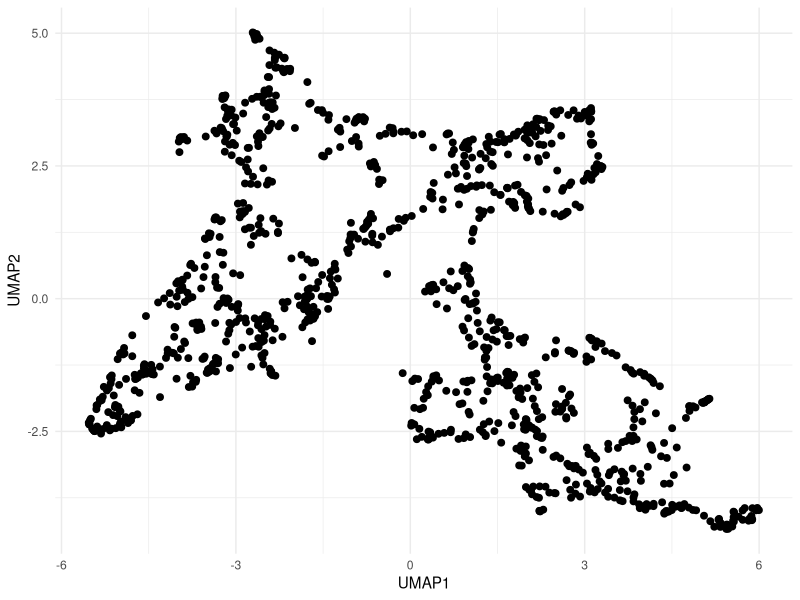
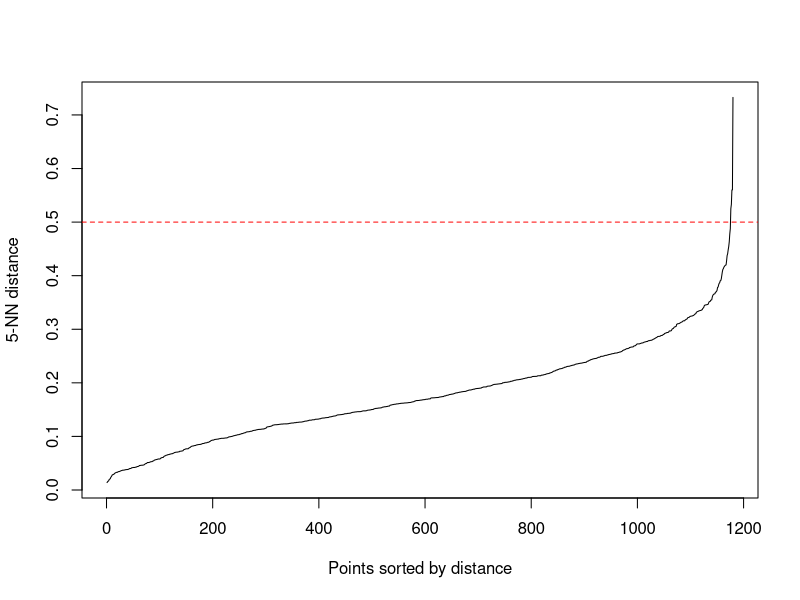
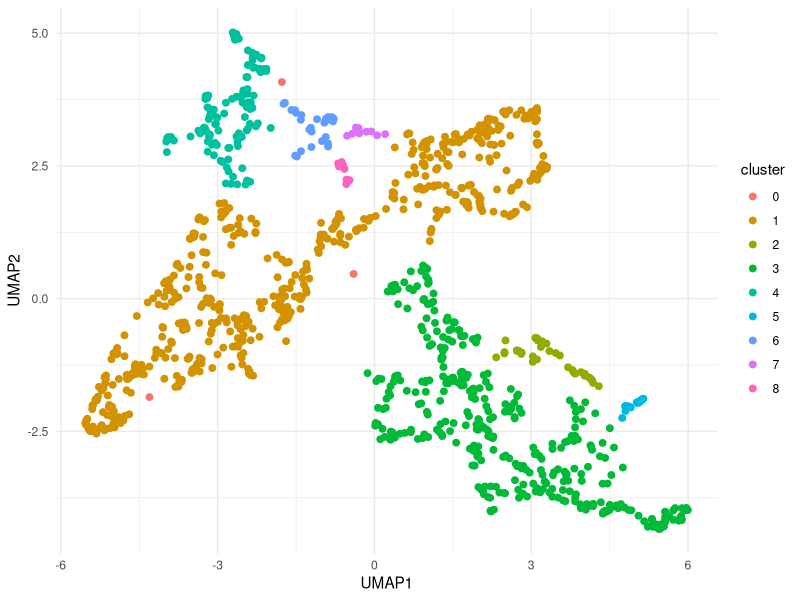
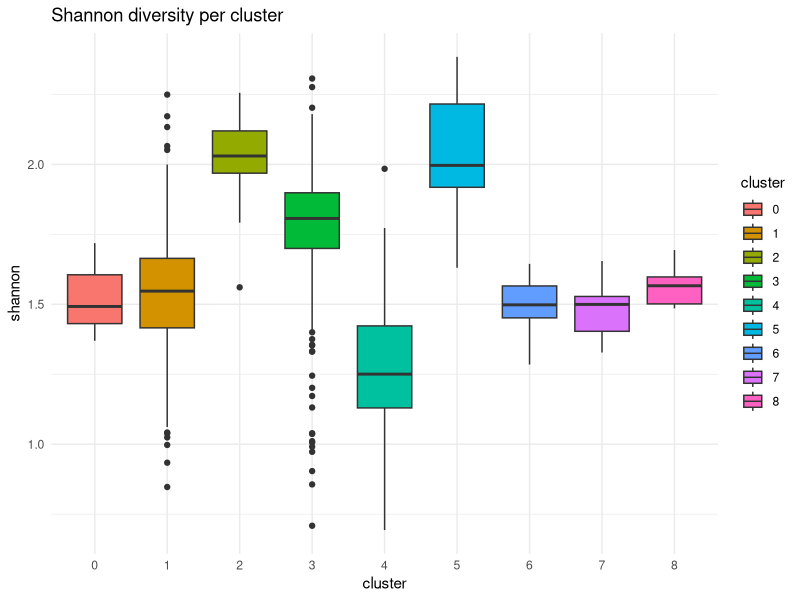

Source code (R) for these figures, in order: (Note: this script raises an error after producing the figures.)
## ---- chunk 1
library(readxl)
library(dplyr)
library(writexl)
library(dplyr)
library(tidyr)
setwd("~/Desktop/Szade_Lab/aktualne")
## ---- chunk 2
cyto_cols <- c(
  "all_events",
  "singlets_cells",
  "Live_dead_Ly6C_subset",
  "cKit_neg",
  "low6c_mono",
  "monocytes_1",
  "neutrophils",
  "non_mielo",
  "FcR_neg",
  "CD150neg_CD105pos",
  "CD150pos_CD105pos",
  "CD150pos_CD105neg",
  "CD150neg_CD105neg",
  "cKit_pos",
  "GMP",
  "non_GMP",
  "CFU_E",
  "CMP",
  "preCFUE",
  "preGM",
  "preMegE",
  "trombo"
)

# wczytanie danych
df <- read_excel("ERC_aim1_exp15_summary.xlsx") 

# OBIEKT R z samą cytometrią
df_cyto <- df %>%
  select(all_of(cyto_cols))

# normalizacja % of live dla wszystkich
denom <- "Live_dead_Ly6C_subset"
gate_cols <- setdiff(colnames(df_cyto), denom)

df_cyto_pct_live <- df_cyto %>%
  mutate(
    across(
      all_of(gate_cols),
      ~ ifelse(.data[[denom]] == 0 | is.na(.data[[denom]]), NA_real_, (.x / .data[[denom]]) * 100),
      .names = "{.col}_pct_live"
    )
  )

#normalizacja % of live dla zgatowanych populacji
gated_populations <- c(
  "cKit_neg",
  "low6c_mono",
  "monocytes_1",
  "neutrophils",
  "non_mielo",
  "FcR_neg",
  "CD150neg_CD105pos",
  "CD150pos_CD105pos",
  "CD150pos_CD105neg",
  "CD150neg_CD105neg",
  "cKit_pos",
  "GMP",
  "non_GMP",
  "CFU_E",
  "CMP",
  "preCFUE",
  "preGM",
  "preMegE",
  "trombo"
)

denom <- "Live_dead_Ly6C_subset"
df_gated_pct_live <- df_cyto %>%
  mutate(
    across(
      all_of(gated_populations),
      ~ ifelse(
        .data[[denom]] == 0 | is.na(.data[[denom]]),
        NA_real_,
        (.x / .data[[denom]]) * 100
      ),
      .names = "{.col}_pct_live"
    )
  ) %>%
  select(ends_with("_pct_live"))
## ---- chunk 3
set.seed(123)

# 1. NA -> 0
pca_df <- df_gated_pct_live %>%
  mutate(across(everything(), ~ replace_na(.x, 0)))

# usuwamy kolumny o zerowej wariancji
zero_var_cols <- pca_df %>%
  summarise(across(everything(), ~ var(.x, na.rm = TRUE))) %>%
  pivot_longer(cols = everything(), names_to = "col", values_to = "var") %>%
  filter(is.na(var) | var == 0) %>%
  pull(col)

zero_var_cols

pca_df_filtered <- pca_df %>%
  select(-all_of(zero_var_cols))

# macierz do PCA
pca_mat <- as.matrix(pca_df_filtered)

# PCA bez log-transform
pca_res <- prcomp(
  pca_mat,
  center = TRUE,
  scale. = TRUE
)

# procent wariancji wyjaśnionej
var_explained <- (pca_res$sdev^2) / sum(pca_res$sdev^2)
var_explained_percent <- var_explained * 100

var_explained_percent
cumsum(var_explained_percent)
## ---- chunk 4
# 3. bierzemy pierwsze 6 PC
pca_data <- pca_res$x[, 1:6, drop = FALSE]
## ---- chunk 5
library(uwot)
# UMAP
umap_res <- uwot::umap(pca_data)

# do ramki danych
umap_df <- data.frame(
  UMAP1 = umap_res[,1],
  UMAP2 = umap_res[,2]
)

head(umap_df)
library(ggplot2)

ggplot(umap_df, aes(x = UMAP1, y = UMAP2)) +
  geom_point(size = 2) +
  theme_minimal()
## ---- chunk 6
library(dbscan)

kNNdistplot(umap_res, k = 5)
abline(h = 0.5, col = "red", lty = 2)
## ---- chunk 7
library(dbscan)

db <- dbscan(umap_res, eps = 0.35, minPts = 5) # wybrane z wykresu elbow powyżej!!!

umap_df$cluster <- as.factor(db$cluster)

ggplot(umap_df, aes(x = UMAP1, y = UMAP2, color = cluster)) +
  geom_point(size = 2) +
  theme_minimal()
## ---- chunk 8
umap_df$cluster <- as.factor(db$cluster)

df_clusters <- df_gated_pct_live %>%
  mutate(cluster = as.factor(db$cluster))

table(df_clusters$cluster)

cluster_summary <- df_clusters %>%
  group_by(cluster) %>%
  summarise(across(everything(), mean, na.rm = TRUE))
## ---- chunk 9
library(dplyr)

df_clusters %>%
  group_by(cluster) %>%
  summarise(across(everything(), sd, na.rm = TRUE))
## ---- chunk 10
shannon_index <- function(x) {
  x <- x[x > 0]              
  p <- x / sum(x)         
  -sum(p * log(p))
}

df_clusters$shannon <- apply(
  df_gated_pct_live,
  1,
  shannon_index
)
## ---- chunk 11
library(ggplot2)

ggplot(df_clusters, aes(x = cluster, y = shannon, fill = cluster)) +
  geom_boxplot() +
  theme_minimal() +
  labs(title = "Shannon diversity per cluster")
## ---- chunk 12
kruskal.test(shannon ~ cluster, data = df_clusters)
## ---- chunk 13
df_clusters %>%
  group_by(cluster) %>%
  summarise(mean_shannon = mean(shannon))
## ---- chunk 14
df_clusters <- df_gated_pct_live %>%
  mutate(cluster = as.factor(db$cluster))

cluster_means <- df_clusters %>%
  group_by(cluster) %>%
  summarise(across(everything(), mean, na.rm = TRUE))
## ---- chunk 15
library(tibble)

# globalne średnie i SD
global_mean <- colMeans(df_gated_pct_live, na.rm = TRUE)
global_sd   <- apply(df_gated_pct_live, 2, sd, na.rm = TRUE)

# funkcja do z-score
zscore <- function(x, mean, sd) {
  (x - mean) / sd
}

# profil fenotypowy (z-score)
cluster_profile <- cluster_means %>%
  column_to_rownames("cluster") %>%
  as.matrix()

cluster_profile_z <- sweep(cluster_profile, 2, global_mean, "-")
cluster_profile_z <- sweep(cluster_profile_z, 2, global_sd, "/")
## ---- chunk 16
library(pheatmap)

pheatmap(
  cluster_profile_z,
  scale = "none",
  clustering_distance_rows = "euclidean",
  clustering_distance_cols = "euclidean",
  main = "Phenotypic profile of clusters (z-score)"
)
## ---- chunk 17
library(dplyr)
library(tidyr)

cluster_long <- as.data.frame(cluster_profile_z) %>%
  rownames_to_column("cluster") %>%
  pivot_longer(-cluster, names_to = "feature", values_to = "z")

# top 5 ↑ i ↓ dla każdego klastra
top_features <- cluster_long %>%
  group_by(cluster) %>%
  arrange(desc(z)) %>%
  slice_head(n = 5) %>%
  bind_rows(
    cluster_long %>%
      group_by(cluster) %>%
      arrange(z) %>%
      slice_head(n = 5)
  )
